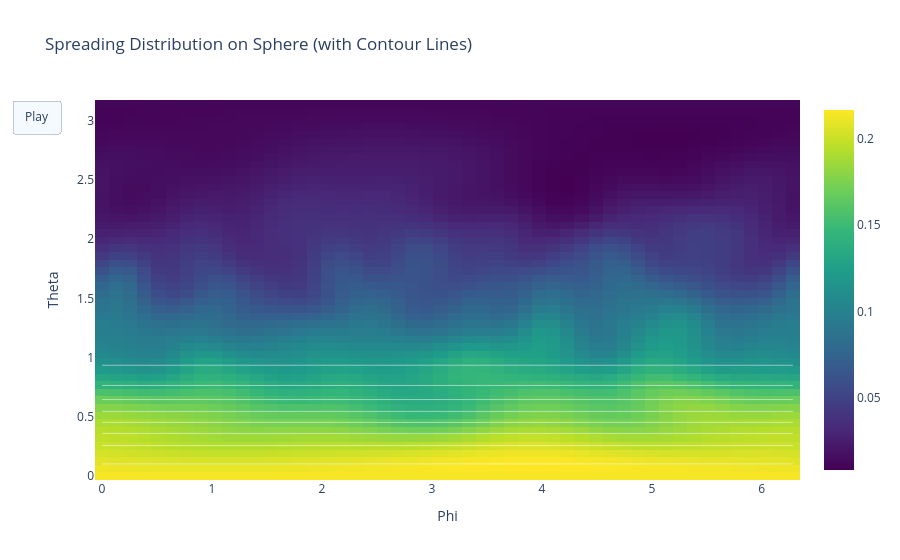

The notebook cell this image was saved under:
### Markdown cell above
Finally, create an animation with frames that contain the empirical heatmap and the theoretical contour lines. The animation will show the distribution at $t=0.1$, $t=0.5$, $t=1.0$, and $t=2.0$.

### Code cell
overlayed_frames = []
for i in range(1, 4):
    theta_grid, phi_grid, normalized_density_sphere, dtheta, dphi = estimate_density(positions_at_times, i)
    z_frame = normalized_density_sphere
    
    theoretical_contour = go.Contour(
        x=phi_grid,
        y=theta_grid,
        z=theoretical_densities[i],
        contours=dict(coloring="none"),
        line=dict(color="white"),
        showscale=False
    )
    
    overlayed_frames.append(
        go.Frame(
            data=[go.Heatmap(
                x=phi_grid,
                y=theta_grid,
                z=z_frame
                ),
                theoretical_contour
            ],
            name=f"Time step: {times[i]}"
        )
    )


# Plot figure with all frames and a play button for animation
figure = go.Figure(
    data=[init_heatmap, init_theoretical_contour],
    frames=overlayed_frames,
    layout=go.Layout(
        title="Spreading Distribution on Sphere (with Contour Lines)",
        xaxis=dict(title="Phi"),
        yaxis=dict(title="Theta"),
        updatemenus=[{
            "type": "buttons",
            "buttons": [
                {
                    "label": "Play",
                    "method": "animate",
                    "args": [
                        None,
                        {
                            "frame": {"duration": 600, "redraw": True}, # Set redraw to true to prevent frozen animation
                            "fromcurrent": True,
                            "transition": {"duration": 200}
                        }
                    ]
                }
            ]
        }]
    )
)

figure.show()

### Figure 1 — Plotly figure (JSON) as saved in the notebook; plotly's stock layout.template omitted (floating-point values rounded to 4 significant figures; data arrays with more than 128 entries replaced by an {"elided": "..."} marker saying what was removed)
{"data": [{"colorscale": [[0, "#440154"], [0.1111, "#482878"], [0.2222, "#3e4989"], [0.3333, "#31688e"], [0.4444, "#26828e"], [0.5556, "#1f9e89"], [0.6667, "#35b779"], [0.7778, "#6ece58"], [0.8889, "#b5de2b"], [1, "#fde725"]], "type": "heatmap", "x": [0.0, 0.1282, 0.2565, 0.3847, 0.5129, 0.6411, 0.7694, 0.8976, 1.026, 1.154, 1.282, 1.411, 1.539, 1.667, 1.795, 1.923, 2.052, 2.18, 2.308, 2.436, 2.565, 2.693, 2.821, 2.949, 3.077, 3.206, 3.334, 3.462, 3.59, 3.719, 3.847, 3.975, 4.103, 4.232, 4.36, 4.488, 4.616, 4.744, 4.873, 5.001, 5.129, 5.257, 5.386, 5.514, 5.642, 5.77, 5.899, 6.027, 6.155, 6.283], "y": [0.0, 0.06411, 0.1282, 0.1923, 0.2565, 0.3206, 0.3847, 0.4488, 0.5129, 0.577, 0.6411, 0.7053, 0.7694, 0.8335, 0.8976, 0.9617, 1.026, 1.09, 1.154, 1.218, 1.282, 1.346, 1.411, 1.475, 1.539, 1.603, 1.667, 1.731, 1.795, 1.859, 1.923, 1.988, 2.052, 2.116, 2.18, 2.244, 2.308, 2.372, 2.436, 2.5, 2.565, 2.629, 2.693, 2.757, 2.821, 2.885, 2.949, 3.013, 3.077, 3.142], "z": {"elided": "50x50 float values"}}, {"contours": {"coloring": "none"}, "line": {"color": "white"}, "showscale": false, "type": "contour", "x": [0.0, 0.1282, 0.2565, 0.3847, 0.5129, 0.6411, 0.7694, 0.8976, 1.026, 1.154, 1.282, 1.411, 1.539, 1.667, 1.795, 1.923, 2.052, 2.18, 2.308, 2.436, 2.565, 2.693, 2.821, 2.949, 3.077, 3.206, 3.334, 3.462, 3.59, 3.719, 3.847, 3.975, 4.103, 4.232, 4.36, 4.488, 4.616, 4.744, 4.873, 5.001, 5.129, 5.257, 5.386, 5.514, 5.642, 5.77, 5.899, 6.027, 6.155, 6.283], "y": [0.0, 0.06411, 0.1282, 0.1923, 0.2565, 0.3206, 0.3847, 0.4488, 0.5129, 0.577, 0.6411, 0.7053, 0.7694, 0.8335, 0.8976, 0.9617, 1.026, 1.09, 1.154, 1.218, 1.282, 1.346, 1.411, 1.475, 1.539, 1.603, 1.667, 1.731, 1.795, 1.859, 1.923, 1.988, 2.052, 2.116, 2.18, 2.244, 2.308, 2.372, 2.436, 2.5, 2.565, 2.629, 2.693, 2.757, 2.821, 2.885, 2.949, 3.013, 3.077, 3.142], "z": {"elided": "50x50 float values"}}], "layout": {"title": {"text": "Spreading Distribution on Sphere (with Contour Lines)"}, "updatemenus": [{"buttons": [{"args": [null, {"frame": {"duration": 600, "redraw": true}, "fromcurrent": true, "transition": {"duration": 200}}], "label": "Play", "method": "animate"}], "type": "buttons"}], "xaxis": {"title": {"text": "Phi"}}, "yaxis": {"title": {"text": "Theta"}}}}
